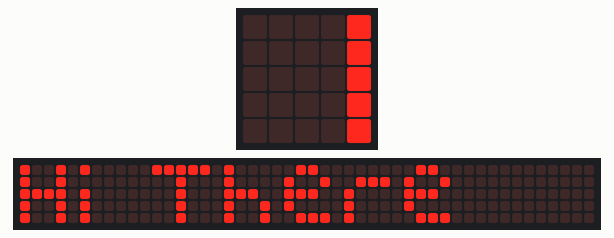
Bench run of a program on a simulated BBC micro:bit running MicroPython. Parts: the board's 5×5 LED display, a strip that is not on the board, showing the scrolling text unrolled. The 48×5 strip is a reading aid, not a part: it shows the text the display is scrolling, unrolled, one strip-width of it at a time.

Above: at 0.1 s.
At 2.5 s:
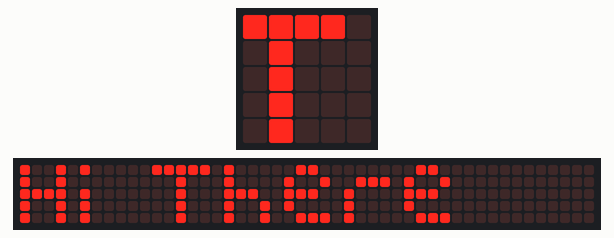
At 5.0 s:
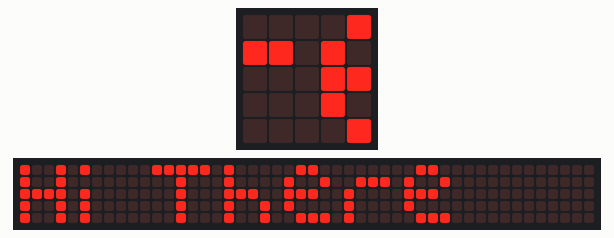
At 10.0 s:
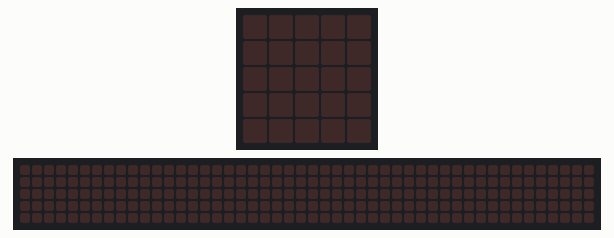
At 13.67 s:
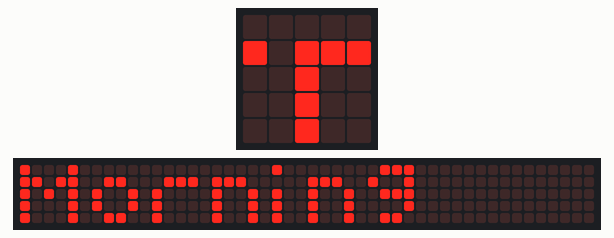
At 17.42 s:
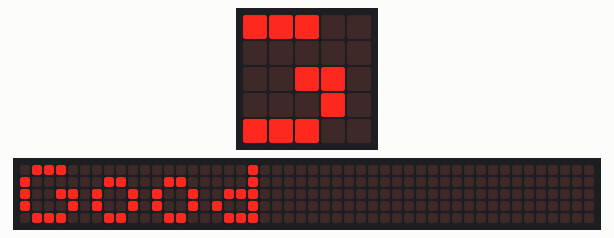

Measured:
- by itself, everything shown: repeats every 10.5 s, in 64 steps
- what the display in image 3 shows lasts 1.0 s, from 9.9 s to 10.9 s

The program:

Good_morning-main.py
```python
# Imports go at the top
from microbit import *
#_________ = _________
#variable  = value (expression)

answer = 42
hello_message = "Hi There"
display.scroll(hello_message)

# Code in a 'while True:' loop repeats forever
while True:
    display.scroll('Good')
    sleep(1000)
    display.scroll('Morning')
```
